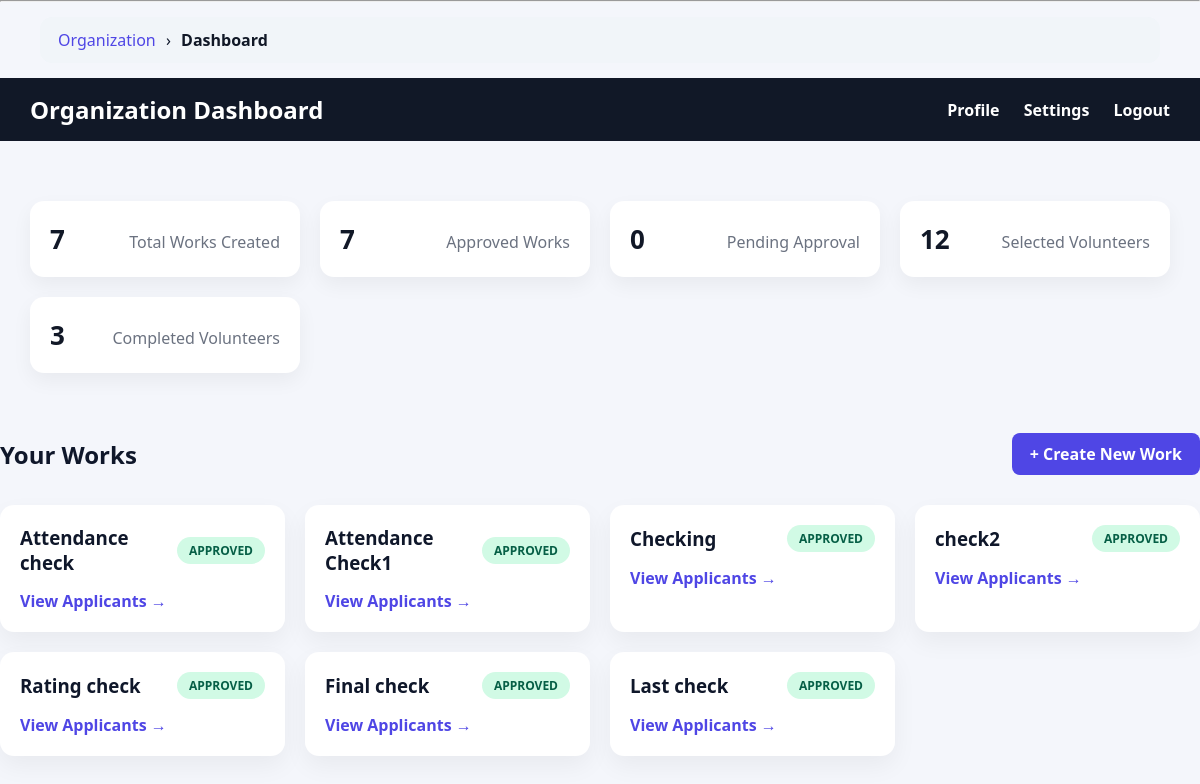
The page /organization/dashboard/ (signed in) on the database as committed earlier.
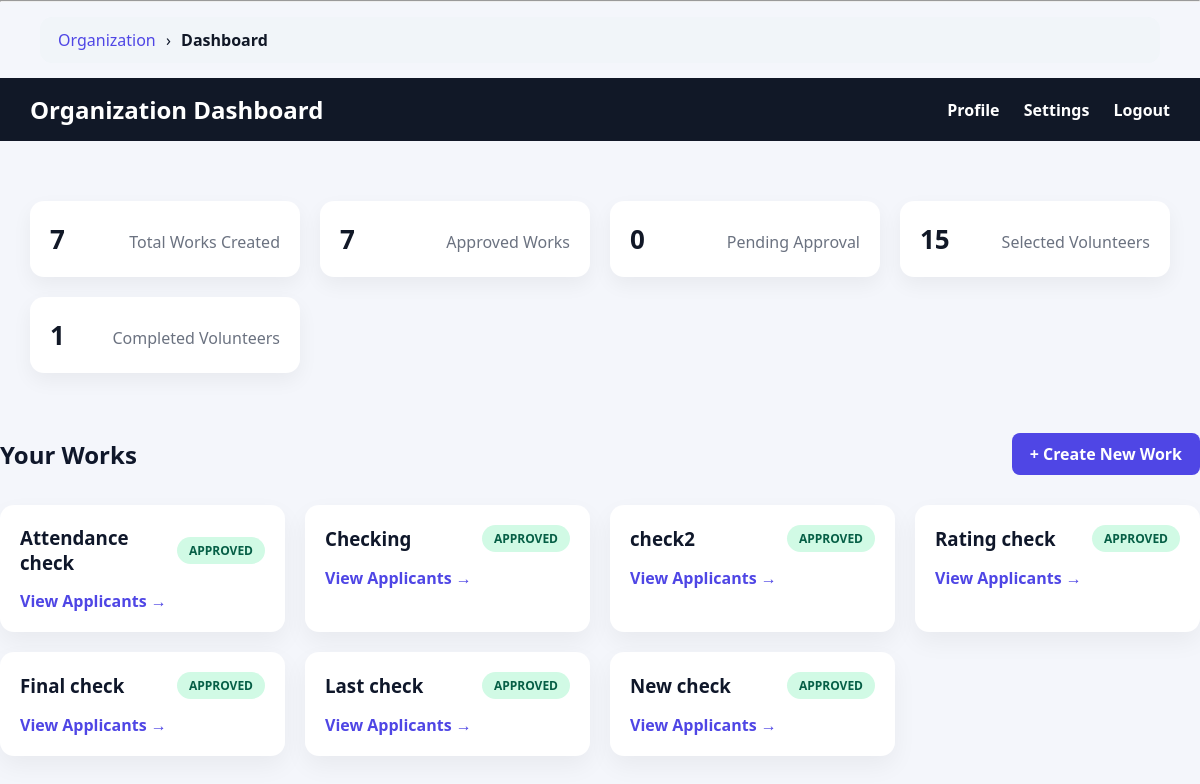
The same page on the database as committed later.
### app1/models.py (models this page shows, shortened)
class Service(models.Model):
    STATUS_CHOICES = (
        ('PENDING', 'Pending'),
        ('APPROVED', 'Approved'),
        ('COMPLETED', 'Completed'),
    )
    title = models.CharField(max_length=200)
    description = models.TextField()
    location = models.CharField(max_length=100)
    start_date = models.DateField()
    end_date = models.DateField()
    max_volunteers = models.IntegerField()
    organization = models.ForeignKey(
        Organization,
        on_delete=models.CASCADE
    )
    organization_name = models.CharField(
        max_length=200,
        blank=True
    )  # ✅ NEW FIELD (typed manually)
    status = models.CharField(
        max_length=20,
        choices=STATUS_CHOICES,
        default='PENDING'
    )
    authorization_letter = models.FileField(
        upload_to="service_letters/",
        null=True,
        blank=True
    )
    created_at = models.DateTimeField(auto_now_add=True)

### app1/views.py (the view)
# urls.py: path('organization/dashboard/', views.organization_dashboard_page, name='organization_dashboard'),
@login_required
def organization_dashboard_page(request):
    if request.user.role != "ORGANIZATION":
        return redirect("login")
    org = request.user.organization
    services = Service.objects.filter(organization=org)
    approved_count = services.filter(status="APPROVED").count()
    pending_count = services.filter(status="PENDING").count()
    total_applicants = Application.objects.filter(
        service__organization=org
    ).count()
    total_selected = Application.objects.filter(
        service__organization=org,
        status="SELECTED"
    ).count()
    total_completed = Application.objects.filter(
        service__organization=org,
        status="COMPLETED"
    ).count()
    context = {
        "services": services,
        "approved_count": approved_count,
        "pending_count": pending_count,
        "total_applicants": total_applicants,
        "total_selected": total_selected,
        "total_completed": total_completed,
    }
    return render(
        request,
        "organization/dashboard.html",
        context
    )

### app1/templatetags/breadcrumbs.py (called while the page is built)
@register.simple_tag(takes_context=True)
def generate_breadcrumbs(context):
    request = context['request']
    path = request.path.strip('/')
    parts = path.split('/')
    breadcrumbs = []
    url = ""
    for part in parts:
        url += "/" + part
        name = part.replace('-', ' ').replace('_', ' ').title()
        if part == "organization":
            breadcrumbs.append(("Organization", reverse("organization_dashboard")))
        elif part == "volunteer":
            breadcrumbs.append(("Volunteer", reverse("volunteer_dashboard")))
        elif part == "admin_panel":
            breadcrumbs.append(("Admin Panel", reverse("admin_dashboard")))
        elif part == "service" or part.isdigit():
            breadcrumbs.append(("", reverse("organization_dashboard")))
        else:
            breadcrumbs.append((name, url + "/"))
    return breadcrumbs

### app1/templates/organization/dashboard.html (shortened to what this page needs)
{% extends "base.html" %}
{% load static %}
{% block content %}
<div class="top-nav">
    <div class="nav-left">
        <h2>Organization Dashboard</h2>
    </div>
    <div class="nav-right">
        <a href="{% url 'organization_profile' %}">Profile</a>
        <a href="#">Settings</a>
        <a href="{% url 'logout' %}">Logout</a>
    </div>
</div>
<div class="dashboard-container">
    <div class="stats-grid">
    <div class="stat-card">
        <h3>{{ services|length }}</h3>
        <p>Total Works Created</p>
    </div>
    <div class="stat-card">
        <h3>{{ approved_count }}</h3>
        <p>Approved Works</p>
    </div>
    <div class="stat-card">
        <h3>{{ pending_count }}</h3>
        <p>Pending Approval</p>
    </div>
    <div class="stat-card">
        <h3>{{ total_selected }}</h3>
        <p>Selected Volunteers</p>
    </div>
    <div class="stat-card">
        <h3>{{ total_completed }}</h3>
        <p>Completed Volunteers</p>
    </div>
</div>
    </div>
    <div class="dashboard-header">
        <h2>Your Works</h2>
        <a href="{% url 'create_service' %}" class="btn-primary">
            + Create New Work
        </a>
    </div>
    <div class="services-grid">
        {% for s in services %}
        <div class="service-card">
            <div class="card-header">
                <h3>{{ s.title }}</h3>
                <span class="status {{ s.status|lower }}">
                    {{ s.status }}
                </span>
            </div>
            {% if s.status == "APPROVED" %}
            <a href="{% url 'org_view_applicants' s.id %}" class="view-link">
                View Applicants →
            </a>
            {% else %}
            <p style="color:#9ca3af;font-size:14px;">
                Waiting for admin approval
            </p>
            {% endif %}
        </div>
        {% empty %}
        <p class="empty-text">No works created yet 🚀</p>
        {% endfor %}
    </div>
{% endblock %}

Rows that differ between the two databases and show on the page:
removed Service: title "Attendance Check1", status "APPROVED", shows "View Applicants →"
added Service: title "New check", status "APPROVED", shows "View Applicants →"
Other text that changed with them:
{{ total_selected }}: "12" → "15"
{{ total_completed }}: "3" → "1"
